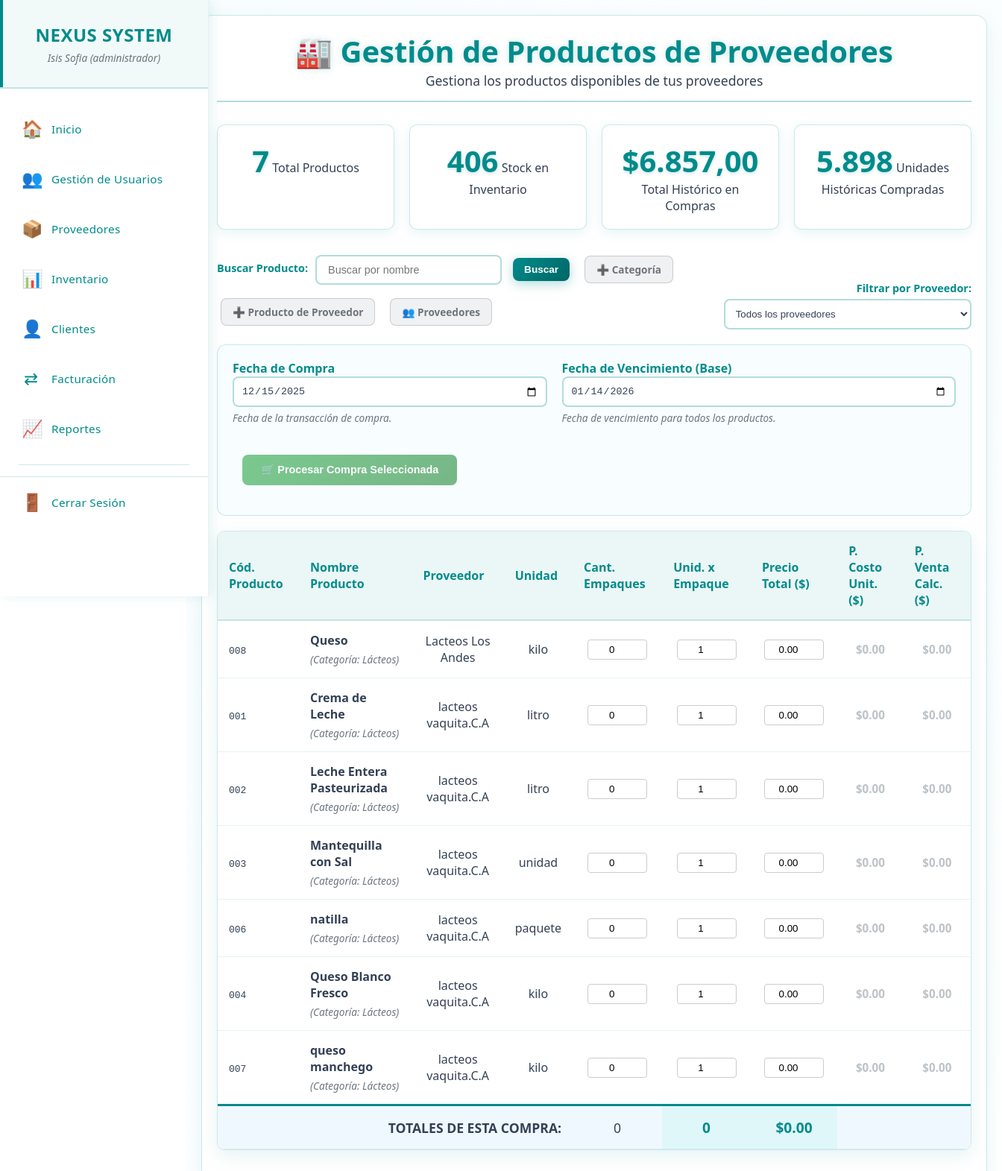
The app's page /productos_proveedores.php (signed in) with its own data.
### tables this page shows
CREATE TABLE `productos_proveedor` (
  `id_producto_proveedor` int(11) NOT NULL,
  `codigo_producto` varchar(50) NOT NULL,
  `nombre` varchar(255) NOT NULL,
  `descripcion` text DEFAULT NULL,
  `id_categoria` int(11) NOT NULL,
  `id_subcategoria` int(11) DEFAULT NULL,
  `id_proveedor` int(11) NOT NULL,
  `precio_compra` decimal(10,2) NOT NULL,
  `unidad_medida` varchar(20) DEFAULT 'unidad',
  `fecha_compra` date DEFAULT NULL,
  `es_perecedero` tinyint(1) DEFAULT 0,
  `registro` timestamp NOT NULL DEFAULT current_timestamp(),
  `actualizacion` timestamp NOT NULL DEFAULT current_timestamp() ON UPDATE current_timestamp()
);

CREATE TABLE `categoria_prod` (
  `id` int(11) NOT NULL,
  `nombre_categoria` varchar(50) NOT NULL,
  `estado` enum('active','inactive') DEFAULT 'active',
  `created_at` timestamp NOT NULL DEFAULT current_timestamp()
);

CREATE TABLE `proveedores` (
  `id_proveedor` int(11) NOT NULL,
  `nombres` varchar(255) NOT NULL,
  `nombre_comercial` varchar(255) NOT NULL,
  `rif` varchar(20) NOT NULL,
  `telefono` varchar(20) DEFAULT NULL,
  `email` varchar(100) DEFAULT NULL,
  `direccion` text DEFAULT NULL,
  `estado` enum('activo','inactivo') DEFAULT 'activo',
  `registro` timestamp NOT NULL DEFAULT current_timestamp(),
  `actualizacion` timestamp NOT NULL DEFAULT current_timestamp() ON UPDATE current_timestamp()
);

### productos_proveedores.php (the view, shortened to what this page needs)
<?php
require_once 'menu.php';
$titulo = "Gestión de Productos de Proveedores";
$id_proveedor = isset($_GET['id_proveedor']) ? intval($_GET['id_proveedor']) : 0;
$busqueda = isset($_GET['busqueda']) ? trim($_GET['busqueda']) : '';
$sql_base = "SELECT
                pp.*,
                cp.nombre_categoria,
                s.nombre_subcategoria,
                p.nombre_comercial as proveedor,
                p.telefono as telefono_proveedor,
                p.email as email_proveedor
            FROM productos_proveedor pp
            JOIN categoria_prod cp ON pp.id_categoria = cp.id
            LEFT JOIN subcategorias s ON pp.id_subcategoria = s.id
            JOIN proveedores p ON pp.id_proveedor = p.id_proveedor";
$params = [];
$sql_base .= " ORDER BY p.nombre_comercial, pp.nombre";
try {
    $stmt = $pdo->prepare($sql_base);
    $stmt->execute($params);
    $result = $stmt->fetchAll(PDO::FETCH_ASSOC);
    $total_productos = count($result);
} catch (PDOException $e) {
    $error = "Error al obtener los productos: " . $e->getMessage();
    $result = [];
    $total_productos = 0;
}
function getStats($pdo, $id_proveedor) {
    $stats = [
        'total_stock' => 0,
        'total_invertido' => 0.0,
        'total_unidades_compradas' => 0
    ];
    $params = [];
    $where = '';
    $sql_stock = "SELECT SUM(p.cantidad) FROM productos p
                  JOIN productos_proveedor pp ON p.id_producto_proveedor = pp.id_producto_proveedor $where";
    $stmt_stock = $pdo->prepare($sql_stock);
    $stmt_stock->execute($params);
    $stats['total_stock'] = (int)$stmt_stock->fetchColumn() ?: 0;
    $sql_invertido = "SELECT SUM(hc.precio_total) FROM historial_compras hc
                      JOIN productos_proveedor pp ON hc.id_producto_proveedor = pp.id_producto_proveedor $where";
    $stmt_invertido = $pdo->prepare($sql_invertido);
    $stmt_invertido->execute($params);
    $stats['total_invertido'] = (float)$stmt_invertido->fetchColumn() ?: 0.0;
    $sql_unidades = "SELECT SUM(hc.total_unidades) FROM historial_compras hc
                     JOIN productos_proveedor pp ON hc.id_producto_proveedor = pp.id_producto_proveedor $where";
    $stmt_unidades = $pdo->prepare($sql_unidades);
    $stmt_unidades->execute($params);
    $stats['total_unidades_compradas'] = (int)$stmt_unidades->fetchColumn() ?: 0;
    return $stats;
}
$stats = getStats($pdo, $id_proveedor);
$fecha_hoy = date('Y-m-d');
?>
<!DOCTYPE html>
<html lang="es">
<head>
    <link rel="stylesheet" href="css/proveedores.css">
</head>
<body>
   <main class="main-content">
        <div class="content-wrapper">
            <div class="container">
                <div class="header">
                    <h1>🏭 <?php echo $titulo; ?></h1>
                    <p>Gestiona los productos disponibles de tus proveedores</p>
                </div>
                <div class="stats-container">
                    <div class="stat-card">
                        <span class="stat-number"><?php echo $total_productos; ?></span>
                        <span class="stat-label">Total Productos</span>
                    </div>
                    <div class="stat-card">
                        <span class="stat-number"><?php echo number_format($stats['total_stock'], 0, ',', '.'); ?></span>
                        <span class="stat-label">Stock en Inventario</span>
                    </div>
                    <div class="stat-card">
                        <span class="stat-number">$<?php echo number_format($stats['total_invertido'], 2, ',', '.'); ?></span>
                        <span class="stat-label">Total Histórico en Compras</span>
                    </div>
                    <div class="stat-card">
                        <span class="stat-number"><?php echo number_format($stats['total_unidades_compradas'], 0, ',', '.'); ?></span>
                        <span class="stat-label">Unidades Históricas Compradas</span>
                    </div>
                </div>
                <div class="filtros-container">
                    <div class="filtro-group">
                        <form method="GET" action="" id="formBusqueda" style="display: flex; gap: 10px; align-items: center; flex-wrap: wrap;">
                            <label><strong> Buscar Producto:</strong></label>
                            <input type="text" name="busqueda" class="search-input" style="width: 250px;"
                                   value="<?php echo htmlspecialchars($busqueda); ?>"
                                   placeholder="Buscar por nombre">
                            <button type="submit" class="btn btn-primary" style="padding: 8px 15px; font-size: 0.85em;">Buscar</button>
                            <a href="categorias.php" class="btn btn-secondary" style="padding: 8px 15px; font-size: 0.85em;">➕ Categoría</a>
                            <a href="agregar_producto_proveedor.php" class="btn btn-secondary" style="padding: 8px 15px; font-size: 0.85em;">➕ Producto de Proveedor</a>
                            <a href="proveedores.php" class="btn btn-secondary" style="padding: 8px 15px; font-size: 0.85em;">👥 Proveedores</a>
                        </form>
                    </div>
                    <div class="filtro-group compact filtro-proveedor">
                        <form method="GET" action="" id="filtroProveedor">
                            <label><strong>Filtrar por Proveedor:</strong></label>
                            <select name="id_proveedor" class="form-control" onchange="this.form.submit()">
                                <option value="0">Todos los proveedores</option>
                            </select>
                        </form>
                    </div>
                </div>
                <?php if ($total_productos > 0): ?>
                    <form method="POST" action="procesar_compras_multiples.php" onsubmit="return validarCompraMultiple(this)">
                        <div class="form-global-controls">
                            <div class="form-group">
                                <label for="fecha_compra">Fecha de Compra</label>
                                <input type="date" name="fecha_compra" id="fecha_compra" class="form-control"
                                    value="<?= $fecha_hoy ?>" required max="<?= $fecha_hoy ?>">
                                <small style="color: #6c757d;">Fecha de la transacción de compra.</small>
                            </div>
                            <div class="form-group">
                                <label for="fecha_vencimiento_base">Fecha de Vencimiento (Base)</label>
                                <input type="date" name="fecha_vencimiento_base" id="fecha_vencimiento_base" class="form-control"
                                    value="<?= date('Y-m-d', strtotime('+30 days')) ?>" required min="<?= $fecha_hoy ?>">
                                <small style="color: #6c757d;">Fecha de vencimiento para todos los productos.</small>
                            </div>
                            <div class="form-group" style="min-width: 150px; flex-grow: 0;">
                                <label>&nbsp;</label>
                                <button type="submit" id="btnProcesarCompra" class="btn btn-success" disabled>
                                </button>
                            </div>
                        </div>
                        <div class="table-container">
                            <table class="table tabla-compras">
                                <thead>
                                    <tr>
                                        <th style="text-align: left;">Cód. Producto</th>
                                        <th style="text-align: left;">Nombre Producto</th>
                                        <?php if ($id_proveedor == 0): ?>
                                            <th>Proveedor</th>
                                        <?php endif; ?>
                                        <th>Unidad</th>
                                        <th>Cant. Empaques</th>
                                        <th>Unid. x Empaque</th>
                                        <th>Precio Total ($)</th>
                                        <th>P. Costo Unit. ($)</th>
                                        <th>P. Venta Calc. ($)</th>
                                    </tr>
                                </thead>
                                <tbody>
                                    <?php foreach($result as $row): ?>
                                        <?php
                                        $id = $row['id_producto_proveedor'];
                                        $nombre = htmlspecialchars($row['nombre']);
                                        ?>
                                        <tr id="producto-row-<?= $id ?>">
                                            <td style="text-align: left;"><code><?php echo $row['codigo_producto']; ?></code></td>
                                            <td style="text-align: left;">
                                                <strong><?php echo $nombre; ?></strong>
                                                <small>(Categoría: <?= $row['nombre_categoria'] ?>)</small>
                                            </td>
                                            <?php if ($id_proveedor == 0): ?>
                                                <td><?php echo $row['proveedor']; ?></td>
                                            <?php endif; ?>
                                            <td><?php echo $row['unidad_medida']; ?></td>
                                            <td>
                                                <input type="number" name="productos[<?= $id ?>][empaques]" id="empaques_<?= $id ?>"
                                                       min="0" max="100" value="0" oninput="calcularFila(<?= $id ?>)" data-id="<?= $id ?>" data-campo="empaques" required>
                                            </td>
                                            <td>
                                                <input type="number" name="productos[<?= $id ?>][unidades_x_empaque]" id="unidades_<?= $id ?>"
                                                       min="1" max="1000" value="1" oninput="calcularFila(<?= $id ?>)" data-id="<?= $id ?>" data-campo="unidades" required>
                                            </td>
                                            <td>
                                                <input type="number" name="productos[<?= $id ?>][precio_total]" id="precio_total_<?= $id ?>"
                                                       step="0.01" min="0" value="0.00" oninput="calcularFila(<?= $id ?>)" data-id="<?= $id ?>" data-campo="precio" required>
                                            </td>
                                            <td>
                                                <span id="costo_unitario_<?= $id ?>" class="costo-calculado" style="color: #e74c3c;">$0.00</span>
                                            </td>
                                            <td>
                                                <span id="precio_venta_<?= $id ?>" class="costo-calculado" style="color: #28a745;">$0.00</span>
                                            </td>
                                        </tr>
                                    <?php endforeach; ?>
                                </tbody>
                                <tfoot>
                                    <tr>
                                        <?php $colspan_total_label = ($id_proveedor == 0) ? 4 : 3; ?>
                                        <td colspan="<?= $colspan_total_label ?>" style="text-align: right;"><strong>TOTALES DE ESTA COMPRA:</strong></td>
                                        <td id="total_empaques_compra">0</td>
                                        <td id="total_unidades_compra" style="color: #008B8B; background-color: #e0f7fa;">0</td>
                                        <td id="total_precio_compra" style="color: #008B8B;">$0.00</td>
                                        <td colspan="2"></td>
                                    </tr>
                                </tfoot>
                                </table>
                        </div>
                    </form>
                <?php endif; ?>
            </div>
        </div>
   </main>
</body>
</html>

### records on screen
productos_proveedor: codigo_producto "008", nombre "Queso", categoria_prod.nombre_categoria "Lácteos", id_proveedor.nombre_comercial "Lacteos Los Andes", unidad_medida "kilo"
productos_proveedor: codigo_producto "001", nombre "Crema de Leche", categoria_prod.nombre_categoria "Lácteos", id_proveedor.nombre_comercial "lacteos vaquita.C.A", unidad_medida "litro"
productos_proveedor: codigo_producto "002", nombre "Leche Entera Pasteurizada", categoria_prod.nombre_categoria "Lácteos", id_proveedor.nombre_comercial "lacteos vaquita.C.A", unidad_medida "litro", id_producto_proveedor "1"
productos_proveedor: codigo_producto "003", nombre "Mantequilla con Sal", categoria_prod.nombre_categoria "Lácteos", id_proveedor.nombre_comercial "lacteos vaquita.C.A", unidad_medida "unidad"
productos_proveedor: codigo_producto "006", nombre "natilla", categoria_prod.nombre_categoria "Lácteos", id_proveedor.nombre_comercial "lacteos vaquita.C.A", unidad_medida "paquete"
productos_proveedor: codigo_producto "004", nombre "Queso Blanco Fresco", categoria_prod.nombre_categoria "Lácteos", id_proveedor.nombre_comercial "lacteos vaquita.C.A", unidad_medida "kilo"
productos_proveedor: codigo_producto "007", nombre "queso manchego", categoria_prod.nombre_categoria "Lácteos", id_proveedor.nombre_comercial "lacteos vaquita.C.A", unidad_medida "kilo"

### other values on screen
$_SESSION['nombre'] "Isis Sofia"
$_SESSION['rol'] "administrador"
$titulo "Gestión de Productos de Proveedores"
$total_productos "7"
$stats['total_stock'] "406"
$stats['total_invertido'] "6.857,00"
$stats['total_unidades_compradas'] "5.898"
